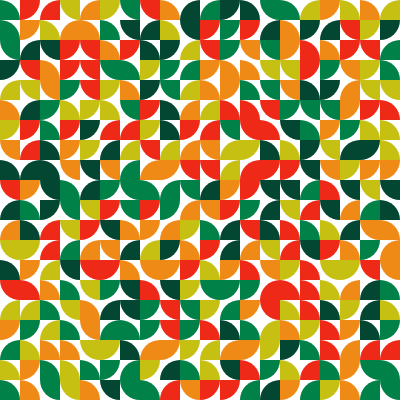
Frame 1 (no input)
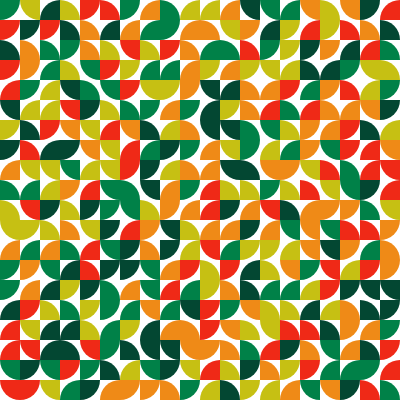
Frame 2 (the mouse pressed at the canvas centre, redrawn once)

The p5.js sketch that drew these frames (run headless with seeded random() and noise() and a simulated clock; the mouse was pressed at the canvas centre and the sketch redrawn once):

// p5.js sketch
// ── sketch.js
//var scl=80;
var slider;
var scl;
var paleta=[
    "034732",
    "008148",
    "c6c013",
    "ef8a17",
    "ef2917"
];
function setup() {
  createCanvas(400, 400);
  noLoop();
  noStroke();
  slider = createSlider(20,400,20,20);
  slider.position(100,height);
  slider.style('width','100px');
}

function draw() {
	background(255);
	var scl=slider.value();
	console.log(scl);
	for (let x=0;x<width;x+=scl){
    for (let y=0;y<height;y+=scl){
      let prop=random(0,1);
      fill("#"+paleta[int(random(paleta.length))]);
      if(prop<0.25){
      arc(x, y, scl * 2, scl * 2, 0, HALF_PI);
      }else if(prop>0.25&&prop<0.5){
        arc(x + scl, y + scl, scl * 2, scl * 2, PI, PI + HALF_PI);
        }else if(prop>0.5&&prop<0.75){
        arc(x,y+scl,scl*2,scl*2,PI+HALF_PI,TWO_PI);
        }else if(prop>0.75&&prop<1){
        arc(x+scl,y,scl*2,scl*2,HALF_PI,PI);
        } 
    }
  	}
}

function mouseClicked(){
	draw();
}


// ── home.html
<!DOCTYPE html>
<html>
<head>
	<meta charset="utf-8">
	<title>prueba</title>
	<link href="https://fonts.googleapis.com/css?family=Montserrat&display=swap" rel="stylesheet"> 
	<link rel="stylesheet" href="./style.css">
</head>
<body>
	<div id="header"><p id="titulo">Prueba</p></div>
	<div><a href="./index.html">Semicirculos</a></div>
</body>
</html>
// ── style.css
*{
	margin: 0px;
	padding: 0px;
}

*{
	font-family: 'Montserrat', sans-serif;
	font-size: 20px;
}

#titulo{
font-family: 'Montserrat', sans-serif;
	font-size: 40px;
	color: white;
}
#header{
	text-align: center;
	background-color: gray;
	width: 100%;
	height: 100px;

}
#canvas{
    background-color: silver;
    align: center;
}
